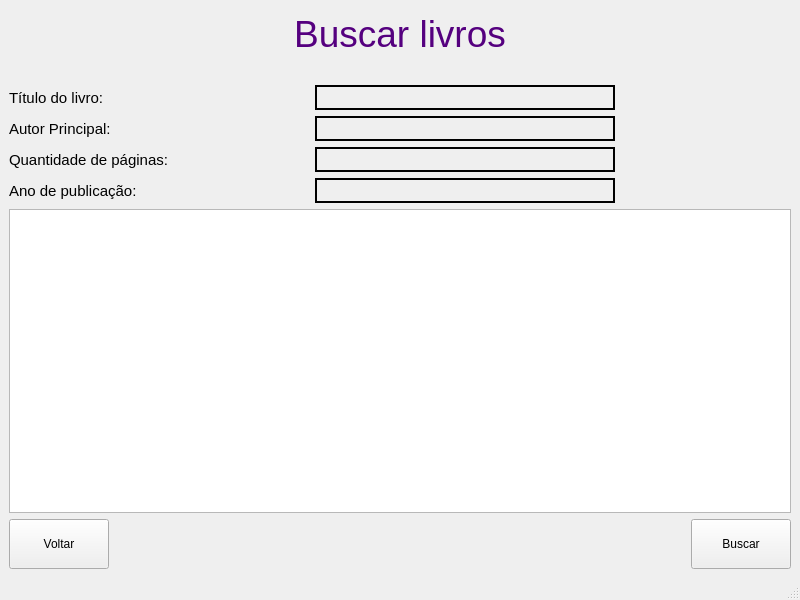
<?xml version="1.0" encoding="UTF-8"?>
<ui version="4.0">
 <class>MainWindow</class>
 <widget class="QMainWindow" name="MainWindow">
  <property name="geometry">
   <rect>
    <x>0</x>
    <y>0</y>
    <width>800</width>
    <height>600</height>
   </rect>
  </property>
  <property name="windowTitle">
   <string>MainWindow</string>
  </property>
  <widget class="QWidget" name="centralwidget">
   <layout class="QVBoxLayout" name="verticalLayout_2">
    <item>
     <widget class="QTextBrowser" name="textBrowser">
      <property name="minimumSize">
       <size>
        <width>0</width>
        <height>70</height>
       </size>
      </property>
      <property name="maximumSize">
       <size>
        <width>16777215</width>
        <height>70</height>
       </size>
      </property>
      <property name="layoutDirection">
       <enum>Qt::LeftToRight</enum>
      </property>
      <property name="styleSheet">
       <string notr="true">background: transparent;
border: none;</string>
      </property>
      <property name="html">
       <string>&lt;!DOCTYPE HTML PUBLIC &quot;-//W3C//DTD HTML 4.0//EN&quot; &quot;http://www.w3.org/TR/REC-html40/strict.dtd&quot;&gt;
&lt;html&gt;&lt;head&gt;&lt;meta name=&quot;qrichtext&quot; content=&quot;1&quot; /&gt;&lt;style type=&quot;text/css&quot;&gt;
p, li { white-space: pre-wrap; }
&lt;/style&gt;&lt;/head&gt;&lt;body style=&quot; font-family:'MS Shell Dlg 2'; font-size:7.8pt; font-weight:400; font-style:normal;&quot;&gt;
&lt;p align=&quot;center&quot; style=&quot; margin-top:0px; margin-bottom:0px; margin-left:0px; margin-right:0px; -qt-block-indent:0; text-indent:0px;&quot;&gt;&lt;span style=&quot; font-size:28pt; color:#55007f;&quot;&gt;Buscar livros&lt;/span&gt;&lt;/p&gt;&lt;/body&gt;&lt;/html&gt;</string>
      </property>
     </widget>
    </item>
    <item>
     <layout class="QVBoxLayout" name="verticalLayout">
      <item>
       <layout class="QHBoxLayout" name="horizontalLayout">
        <item>
         <widget class="QLabel" name="label_titulo">
          <property name="minimumSize">
           <size>
            <width>300</width>
            <height>25</height>
           </size>
          </property>
          <property name="maximumSize">
           <size>
            <width>300</width>
            <height>25</height>
           </size>
          </property>
          <property name="font">
           <font>
            <pointsize>11</pointsize>
           </font>
          </property>
          <property name="text">
           <string>Título do livro:</string>
          </property>
         </widget>
        </item>
        <item>
         <widget class="QLineEdit" name="line_titulo">
          <property name="minimumSize">
           <size>
            <width>300</width>
            <height>25</height>
           </size>
          </property>
          <property name="maximumSize">
           <size>
            <width>300</width>
            <height>25</height>
           </size>
          </property>
          <property name="font">
           <font>
            <pointsize>11</pointsize>
           </font>
          </property>
          <property name="styleSheet">
           <string notr="true">background: transparent;
 border: 2px solid black;</string>
          </property>
          <property name="text">
           <string/>
          </property>
         </widget>
        </item>
        <item>
         <spacer name="horizontalSpacer">
          <property name="orientation">
           <enum>Qt::Horizontal</enum>
          </property>
          <property name="sizeHint" stdset="0">
           <size>
            <width>40</width>
            <height>20</height>
           </size>
          </property>
         </spacer>
        </item>
       </layout>
      </item>
      <item>
       <layout class="QHBoxLayout" name="horizontalLayout_2">
        <item>
         <widget class="QLabel" name="label_autor">
          <property name="minimumSize">
           <size>
            <width>300</width>
            <height>25</height>
           </size>
          </property>
          <property name="maximumSize">
           <size>
            <width>300</width>
            <height>25</height>
           </size>
          </property>
          <property name="font">
           <font>
            <pointsize>11</pointsize>
           </font>
          </property>
          <property name="text">
           <string>Autor Principal:</string>
          </property>
         </widget>
        </item>
        <item>
         <widget class="QLineEdit" name="line_autor">
          <property name="minimumSize">
           <size>
            <width>300</width>
            <height>25</height>
           </size>
          </property>
          <property name="maximumSize">
           <size>
            <width>300</width>
            <height>25</height>
           </size>
          </property>
          <property name="font">
           <font>
            <pointsize>11</pointsize>
           </font>
          </property>
          <property name="styleSheet">
           <string notr="true">background: transparent;
 border: 2px solid black;</string>
          </property>
         </widget>
        </item>
        <item>
         <spacer name="horizontalSpacer_3">
          <property name="orientation">
           <enum>Qt::Horizontal</enum>
          </property>
          <property name="sizeHint" stdset="0">
           <size>
            <width>40</width>
            <height>20</height>
           </size>
          </property>
         </spacer>
        </item>
       </layout>
      </item>
      <item>
       <layout class="QHBoxLayout" name="horizontalLayout_5">
        <item>
         <widget class="QLabel" name="label_Qpaginas">
          <property name="minimumSize">
           <size>
            <width>300</width>
            <height>25</height>
           </size>
          </property>
          <property name="maximumSize">
           <size>
            <width>300</width>
            <height>25</height>
           </size>
          </property>
          <property name="font">
           <font>
            <pointsize>11</pointsize>
           </font>
          </property>
          <property name="text">
           <string>Quantidade de páginas:</string>
          </property>
         </widget>
        </item>
        <item>
         <widget class="QLineEdit" name="line_Qpaginas">
          <property name="minimumSize">
           <size>
            <width>300</width>
            <height>25</height>
           </size>
          </property>
          <property name="maximumSize">
           <size>
            <width>300</width>
            <height>25</height>
           </size>
          </property>
          <property name="font">
           <font>
            <pointsize>11</pointsize>
           </font>
          </property>
          <property name="styleSheet">
           <string notr="true">background: transparent;
 border: 2px solid black;</string>
          </property>
         </widget>
        </item>
        <item>
         <spacer name="horizontalSpacer_4">
          <property name="orientation">
           <enum>Qt::Horizontal</enum>
          </property>
          <property name="sizeHint" stdset="0">
           <size>
            <width>40</width>
            <height>20</height>
           </size>
          </property>
         </spacer>
        </item>
       </layout>
      </item>
      <item>
       <layout class="QHBoxLayout" name="horizontalLayout_3">
        <item>
         <widget class="QLabel" name="label_publicacao">
          <property name="minimumSize">
           <size>
            <width>300</width>
            <height>25</height>
           </size>
          </property>
          <property name="maximumSize">
           <size>
            <width>300</width>
            <height>25</height>
           </size>
          </property>
          <property name="font">
           <font>
            <pointsize>11</pointsize>
           </font>
          </property>
          <property name="text">
           <string>Ano de publicação:</string>
          </property>
         </widget>
        </item>
        <item>
         <widget class="QLineEdit" name="line_publicacao">
          <property name="minimumSize">
           <size>
            <width>300</width>
            <height>25</height>
           </size>
          </property>
          <property name="maximumSize">
           <size>
            <width>300</width>
            <height>25</height>
           </size>
          </property>
          <property name="font">
           <font>
            <pointsize>11</pointsize>
           </font>
          </property>
          <property name="styleSheet">
           <string notr="true">background: transparent;
 border: 2px solid black;</string>
          </property>
         </widget>
        </item>
        <item>
         <spacer name="horizontalSpacer_5">
          <property name="orientation">
           <enum>Qt::Horizontal</enum>
          </property>
          <property name="sizeHint" stdset="0">
           <size>
            <width>40</width>
            <height>20</height>
           </size>
          </property>
         </spacer>
        </item>
       </layout>
      </item>
     </layout>
    </item>
    <item>
     <widget class="QListWidget" name="listWidget"/>
    </item>
    <item>
     <layout class="QHBoxLayout" name="horizontalLayout_4">
      <item>
       <widget class="QPushButton" name="voltar_2">
        <property name="sizePolicy">
         <sizepolicy hsizetype="Minimum" vsizetype="Fixed">
          <horstretch>0</horstretch>
          <verstretch>0</verstretch>
         </sizepolicy>
        </property>
        <property name="minimumSize">
         <size>
          <width>100</width>
          <height>50</height>
         </size>
        </property>
        <property name="maximumSize">
         <size>
          <width>100</width>
          <height>50</height>
         </size>
        </property>
        <property name="text">
         <string>Voltar</string>
        </property>
       </widget>
      </item>
      <item>
       <spacer name="horizontalSpacer_2">
        <property name="orientation">
         <enum>Qt::Horizontal</enum>
        </property>
        <property name="sizeHint" stdset="0">
         <size>
          <width>40</width>
          <height>20</height>
         </size>
        </property>
       </spacer>
      </item>
      <item>
       <widget class="QPushButton" name="buscar">
        <property name="minimumSize">
         <size>
          <width>100</width>
          <height>50</height>
         </size>
        </property>
        <property name="maximumSize">
         <size>
          <width>100</width>
          <height>50</height>
         </size>
        </property>
        <property name="text">
         <string>Buscar</string>
        </property>
       </widget>
      </item>
     </layout>
    </item>
   </layout>
  </widget>
  <widget class="QMenuBar" name="menubar">
   <property name="geometry">
    <rect>
     <x>0</x>
     <y>0</y>
     <width>800</width>
     <height>26</height>
    </rect>
   </property>
  </widget>
  <widget class="QStatusBar" name="statusbar"/>
 </widget>
 <resources/>
 <connections/>
</ui>
